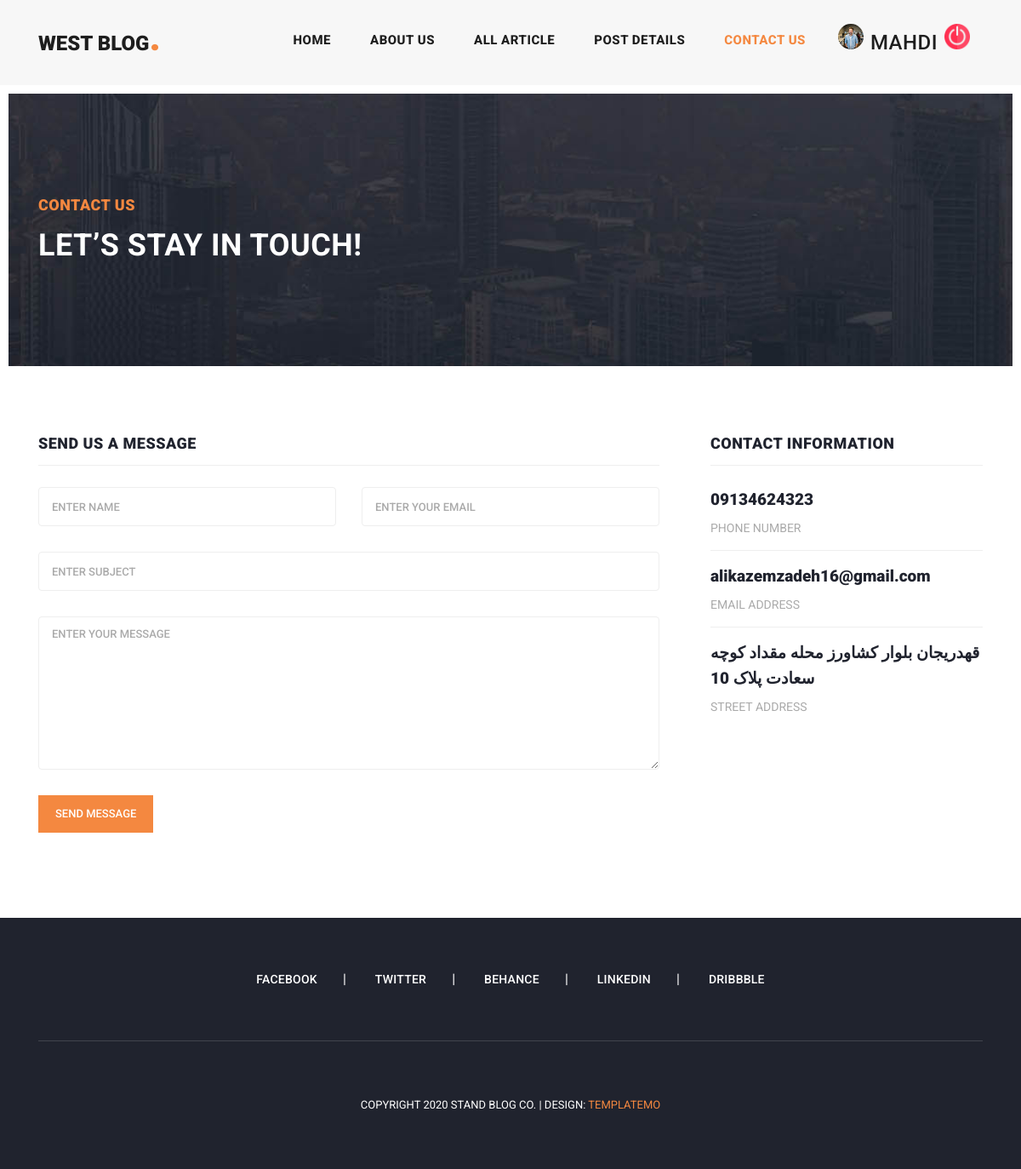
The page /contact/ (signed in) on the database its author committed.
### account_app/models.py (models this page shows, shortened)
class Profile(models.Model):
    user = models.OneToOneField(User, on_delete=models.CASCADE, verbose_name="کاربر")
    father_name = models.CharField(max_length=30, verbose_name="نام پدر")
    meli_code = models.CharField(max_length=10, verbose_name="کد ملی")
    image = models.ImageField(upload_to="profile/image", blank=True, null=True, verbose_name="عکس")
    class Meta:
        verbose_name = "حساب کاربری"
        verbose_name_plural = "حساب های کاربری"

### contact_app/models.py (models this page shows)
class EditInformation(models.Model):
    phone_number = models.CharField(max_length=13, verbose_name="شماره تماس")
    email = models.EmailField(verbose_name="ایمیل")
    address = models.CharField(max_length=100, verbose_name="آدرس")
    class Meta:
        verbose_name = "راه ارتباط"
        verbose_name_plural = "راه های ارتباطی"

### contact_app/views.py (the view, shortened to what this page needs)
# urls.py: path('contact/', views.ContactUsView.as_view(), name='contact'),
class ContactUsView(FormView):
    template_name = 'contact_app/contact.html'
    form_class = ContactUsForm
    success_url = '/contact/'
    def get_context_data(self, **kwargs):
        context = super().get_context_data(**kwargs)
        context['informations'] = EditInformation.objects.all()
        context['forms'] = self.form_class
        return context

### contact_app/forms.py
class ContactUsForm(forms.ModelForm):
    class Meta:
        model = DeliverMassage
        fields = '__all__'
        widgets = {
            "name": forms.TextInput(attrs={
                "class": "form-control",
                "placeholder": "enter name",
            }),
            "email": forms.EmailInput(attrs={
                "class": "form-control",
                "placeholder": "enter your email",
            }),
            "subject": forms.TextInput(attrs={
                "class": "form-control",
                "placeholder": "enter subject",
            }),
            "message": forms.Textarea(attrs={
                "class": "form-control",
                "placeholder": "enter your message",
            })
        }

### context_processors/context_processors.py (called while the page is built, shortened)
def resent_post(request):
    sidebar_article = Article.objects.all().order_by('-date')[:3]
    return {'sidebar_article': sidebar_article}

def category_options(request):
    categoories = Category.objects.all()
    return {'categories': categoories}

### contact_app/templates/contact_app/contact.html (shortened to what this page needs)
{% load static %}
<!DOCTYPE html>
<html lang="en">
<head>
    {% include 'includes/header_refrence.html' %}
</head>
<body>
<header class="">
    {% include 'includes/header.html' %}
</header>
<div class="heading-page header-text">
    <section class="page-heading">
        <div class="container">
            <div class="row">
                <div class="col-lg-12">
                    <div class="text-content">
                        <h4>contact us</h4>
                        <h2>let’s stay in touch!</h2>
                    </div>
                </div>
            </div>
        </div>
    </section>
</div>
<section class="contact-us">
    <div class="container">
        <div class="row">
            <div class="col-lg-12">
                <div class="down-contact">
                    <div class="row">
                        <div class="col-lg-8">
                            <div class="sidebar-item contact-form">
                                <div class="sidebar-heading">
                                    <h2>Send us a message</h2>
                                </div>
                                <div class="content">
                                    <form id="contact" action="" method="post">
                                        <div class="row">
                                            <div class="col-md-6 col-sm-12">
                                                <fieldset>
                                                    {{ forms.name }}
                                                </fieldset>
                                            </div>
                                            <div class="col-md-6 col-sm-12">
                                                <fieldset>
                                                    {{ forms.email }}
                                                </fieldset>
                                            </div>
                                            <div class="col-lg-12">
                                                <fieldset>
                                                    {{ forms.subject }}
                                                </fieldset>
                                            </div>
                                            <div class="col-lg-12">
                                                <fieldset>
                                                    {{ forms.message }}
                                                </fieldset>
                                            </div>
                                            <div class="col-lg-12">
                                                <fieldset>
                                                    <button type="submit" id="form-submit" class="main-button">Send
                                                        Message
                                                    </button>
                                                </fieldset>
                                            </div>
                                        </div>
                                    </form>
                                </div>
                            </div>
                        </div>
                        <div class="col-lg-4">
                            {% for item in informations %}
                                <div class="sidebar-item contact-information">
                                    <div class="sidebar-heading">
                                        <h2>contact information</h2>
                                    </div>
                                    <div class="content">
                                        <ul>
                                            <li>
                                                <h5>{{ item.phone_number }}</h5>
                                                <span>PHONE NUMBER</span>
                                            </li>
                                            <li>
                                                <h5>{{ item.email }}</h5>
                                                <span>EMAIL ADDRESS</span>
                                            </li>
                                            <li>
                                                <h5>{{ item.address }}</h5>
                                                <span>STREET ADDRESS</span>
                                            </li>
                                        </ul>
                                    </div>
                                </div>
                            {% endfor %}
                        </div>
                    </div>
                </div>
            </div>
        </div>
    </div>
</section>
<footer>
    {% include 'includes/footer.html' %}
</footer>
</body>
</html>

### templates/includes/header.html (shortened to what this page needs)
{% load static %}
<nav class="navbar navbar-expand-lg">
    <div class="container">
        <a class="navbar-brand" href=""><h2>West Blog<em>.</em></h2>
            <div class="collapse navbar-collapse" id="navbarResponsive">
                <ul class="navbar-nav ml-auto">
                    <li class="nav-item {% if request.resolver_match.url_name == 'home' %} active {% endif %}">
                        <a class="nav-link" href="{% url 'home_url:home' %}">Home
                        </a>
                    </li>
                    <li class="nav-item">
                        <a class="nav-link" href="">About Us</a>
                    </li>
                    <li class="nav-item {% if request.resolver_match.url_name == 'all_post' %} active {% endif %}">
                        <a class="nav-link" href="{% url 'blog:all_post' %}">all article</a>
                    </li>
                    <li class="nav-item {% if request.resolver_match.url_name == 'post_view' %} active {% endif %}">
                        <a class="nav-link" href="">Post Details</a>
                    </li>
                    <li class="nav-item {% if request.resolver_match.url_name == 'contact' %} active {% endif %}">
                        <a class="nav-link" href="{% url 'contact_us:contact' %}">Contact Us</a>
                    </li>
                    <li class="nav-item">
                        {% if request.user.is_authenticated %}
                            <div class="d-flex">
                                {% if user.profile.image %}
                                    <img src="{{ user.profile.image.url }}" height="30px" width="30"
                                         style="border-radius: 100%">
                                {% else %}
                                    <img src="{% static 'images/profile.png' %}" height="30px" width="30"
                                         style="border-radius: 100%">
                                {% endif %}
                                <a class="nav-link" href="{% url 'account_url:profile' %}">
                                    <h4>{{ request.user.username }}</h4></a>
                                <a href="{% url 'account_url:logout' %}"><img height="30px;" width="30px;"
                                                                              src="{% static 'images/images.png' %}"></a>
                            </div>
                        {% else %}
                            <a class="nav-link" href="{% url 'account_url:login' %}">login</a>
                        {% endif %}
                    </li>
                </ul>
            </div>
    </div>
</nav>

### assets/css/templatemo-stand-blog.css (style rules this page uses)
body { font-family: 'Roboto', sans-serif; overflow-x: hidden; text-rendering: optimizeLegibility; -webkit-font-smoothing: antialiased; -moz-osx-font-smoothing: grayscale; }
a { text-decoration: none!important; }
ul { padding: 0; margin: 0; list-style: none; }
h1,h2,h3,h4,h5,h6 { margin: 0px; }
.heading-page { padding-top: 110px; }
.page-heading { margin: 0px 10px; padding: 120px 0px; text-align: left; background-position: center center; background-repeat: no-repeat; background-size: cover; background-image: url(../images/heading-bg.jpg); }
.page-heading .text-content h4 { color: #f48840; font-size: 18px; text-transform: uppercase; font-weight: 900; letter-spacing: 0.5px; margin-bottom: 15px; }
.page-heading .text-content h2 { color: #fff; font-size: 36px; font-weight: 700; text-transform: uppercase; letter-spacing: 0.5px; }
header { position: absolute; z-index: 99999; width: 100%; height: 100px; background-color: #f7f7f7; -webkit-transition: all 0.3s ease-in-out 0s; -moz-transition: all 0.3s ease-in-out 0s; -o-transition: all 0.3s ease-in-out 0s; transition: all 0.3s ease-in-out 0s; }
header .navbar { padding: 25px 0px; }
.navbar .navbar-brand { float: left; margin-top: -12px; outline: none; }
.navbar .navbar-brand h2 { color: #1e1e1e; text-transform: uppercase; font-size: 24px; font-weight: 900; -webkit-transition: all .3s ease 0s; -moz-transition: all .3s ease 0s; -o-transition: all .3s ease 0s; transition: all .3s ease 0s; }
.navbar .navbar-brand h2 em { font-size: 44px; font-style: normal; color: #f48840; }
#navbarResponsive { z-index: 999; }
.navbar-collapse { text-align: center; }
.navbar .navbar-nav .nav-item { margin: 0px 15px; }
.navbar .navbar-nav a.nav-link { text-transform: capitalize; font-size: 15px; font-weight: 800; text-transform: uppercase; letter-spacing: 0.5px; color: #1e1e1e; transition: all 0.3s; }
.navbar .navbar-nav .nav-link:hover, .navbar .navbar-nav .active>.nav-link, .navbar .navbar-nav .nav-link.active, .navbar .navbar-nav .nav-link.show, .navbar .navbar-nav .show>.nav-link { color: #f48840; }
footer { margin-top: 100px; text-align: center; background-color: #20232e; padding: 60px 0px; }
.contact-us .down-contact, .contact-us #map { margin-top: 80px; }
.contact-us .sidebar-heading h2 { font-size: 18px; text-transform: uppercase; font-weight: 900; letter-spacing: 0.5px; color: #20232e; border-bottom: 1px solid #eee; padding-bottom: 15px; margin-bottom: 25px; }
.contact-us .contact-form input { width: 100%; height: 46px; border: 1px solid #eee; font-size: 13px; text-transform: uppercase; font-weight: 500; color: #7a7a7a; outline: none; padding: 0px 15px; margin-bottom: 30px; }
.contact-us .contact-form textarea { width: 100%; height: 46px; border: 1px solid #eee; font-size: 13px; text-transform: uppercase; font-weight: 500; color: #7a7a7a; outline: none; padding: 10px 15px; margin-bottom: 30px; height: 180px; max-height: 220px; max-width: 100%; min-width: 160px; }
.contact-us .contact-form input::placeholder, .contact-us .contact-form textarea::placeholder { color: #aaa; }
.contact-us .contact-form button { display: inline-block; background-color: #f48840; color: #fff; font-size: 13px; font-weight: 500; padding: 12px 20px; text-transform: uppercase; transition: all .3s; border: none; outline: none; }
.contact-us .contact-information { margin-left: 30px; }
.contact-us .contact-information ul li { margin-bottom: 15px; padding-bottom: 15px; border-bottom: 1px solid #eee; }
.contact-us .contact-information ul li:last-child { margin-bottom: 0px; padding-bottom: 0px; border-bottom: none; }
.contact-us .contact-information ul li h5 { font-size: 19px; font-weight: 900; color: #20232e; line-height: 30px; }
.contact-us .contact-information ul li span { display: block; font-size: 14px; color: #aaa; margin-top: 8px; }

### rows shown on the page
EditInformation: phone_number "09134624323", email "alikazemzadeh16@gmail.com", address "قهدریجان بلوار کشاورز محله مقداد کوچه سعادت پلاک 10"

### other values the page prints
{{ request.user.username }} "MAHDI"
